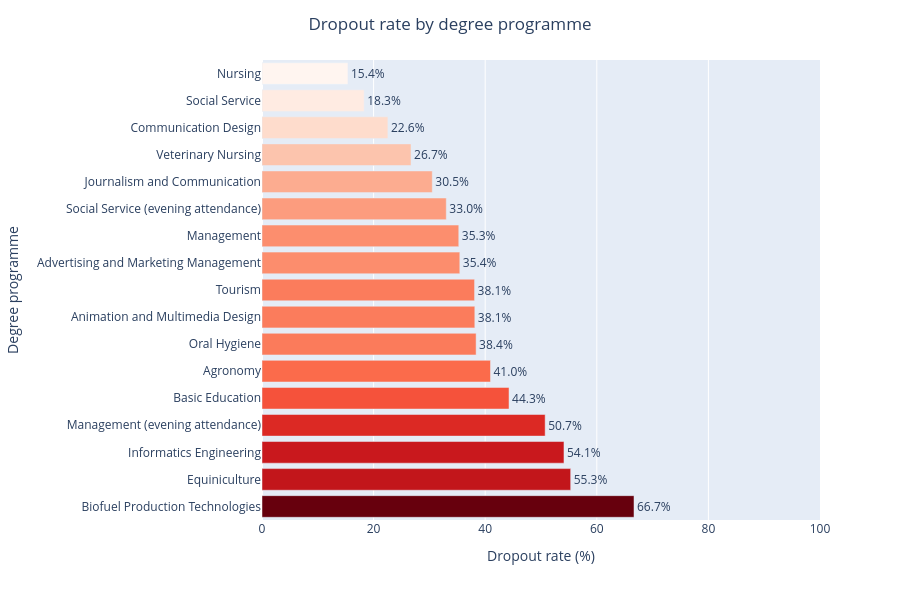

The code cell stored with this chart in its notebook:
### Code cell
import plotly.express as px

fig = px.bar(
    df_course_rate,
    x='Dropout_rate (%)',
    y='Course_name',
    orientation='h',
    text=df_course_rate['Dropout_rate (%)'].round(1).astype(str) + '%',
    color='Dropout_rate (%)',
    color_continuous_scale='Reds'
)

fig.update_traces(
    textposition='outside'
)

fig.update_layout(
    title={
        'text': 'Dropout rate by degree programme',
        'x': 0.5
    },
    xaxis_title='Dropout rate (%)',
    yaxis_title='Degree programme',
    xaxis=dict(range=[0, 100]),
    height=600,
    width=900,
    coloraxis_showscale=False,
    uniformtext_minsize=11,
    uniformtext_mode='hide'
)

fig.show()

### Figure 1 — Plotly figure (JSON) as saved in the notebook; plotly's stock layout.template omitted (floating-point values rounded to 4 significant figures)
{"data": [{"hovertemplate": "Dropout_rate (%)=%{marker.color}<br>Course_name=%{y}<br>text=%{text}<extra></extra>", "legendgroup": "", "marker": {"color": [66.67, 55.32, 54.12, 50.75, 44.27, 40.95, 38.37, 38.14, 38.1, 35.45, 35.26, 33.02, 30.51, 26.71, 22.57, 18.31, 15.4], "coloraxis": "coloraxis", "pattern": {"shape": ""}}, "name": "", "orientation": "h", "showlegend": false, "text": ["66.7%", "55.3%", "54.1%", "50.7%", "44.3%", "41.0%", "38.4%", "38.1%", "38.1%", "35.4%", "35.3%", "33.0%", "30.5%", "26.7%", "22.6%", "18.3%", "15.4%"], "textposition": "outside", "type": "bar", "x": [66.67, 55.32, 54.12, 50.75, 44.27, 40.95, 38.37, 38.14, 38.1, 35.45, 35.26, 33.02, 30.51, 26.71, 22.57, 18.31, 15.4], "xaxis": "x", "y": ["Biofuel Production Technologies", "Equiniculture", "Informatics Engineering", "Management (evening attendance)", "Basic Education", "Agronomy", "Oral Hygiene", "Animation and Multimedia Design", "Tourism", "Advertising and Marketing Management", "Management", "Social Service (evening attendance)", "Journalism and Communication", "Veterinary Nursing", "Communication Design", "Social Service", "Nursing"], "yaxis": "y"}], "layout": {"barmode": "relative", "coloraxis": {"colorbar": {"title": {"text": "Dropout_rate (%)"}}, "colorscale": [[0.0, "rgb(255,245,240)"], [0.125, "rgb(254,224,210)"], [0.25, "rgb(252,187,161)"], [0.375, "rgb(252,146,114)"], [0.5, "rgb(251,106,74)"], [0.625, "rgb(239,59,44)"], [0.75, "rgb(203,24,29)"], [0.875, "rgb(165,15,21)"], [1.0, "rgb(103,0,13)"]], "showscale": false}, "height": 600, "legend": {"tracegroupgap": 0}, "margin": {"t": 60}, "title": {"text": "Dropout rate by degree programme", "x": 0.5}, "uniformtext": {"minsize": 11, "mode": "hide"}, "width": 900, "xaxis": {"anchor": "y", "domain": [0.0, 1.0], "range": [0, 100], "title": {"text": "Dropout rate (%)"}}, "yaxis": {"anchor": "x", "domain": [0.0, 1.0], "title": {"text": "Degree programme"}}}}
